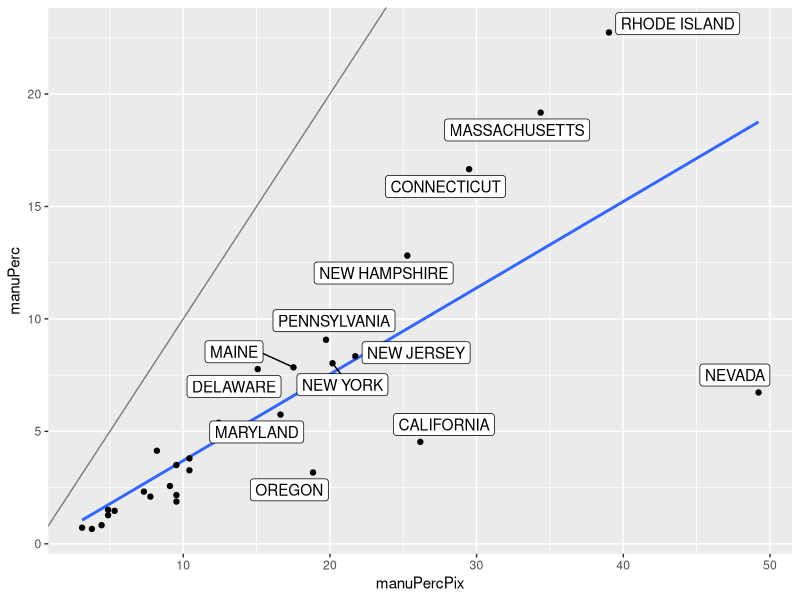
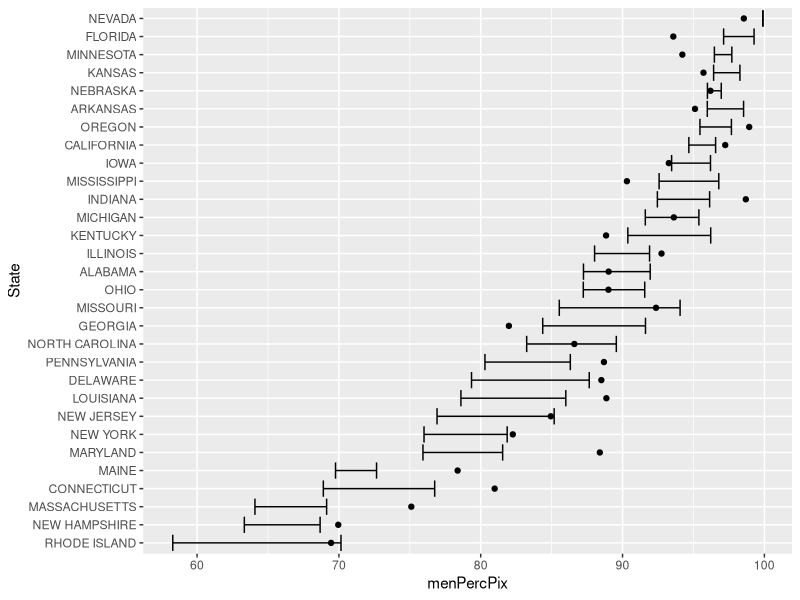
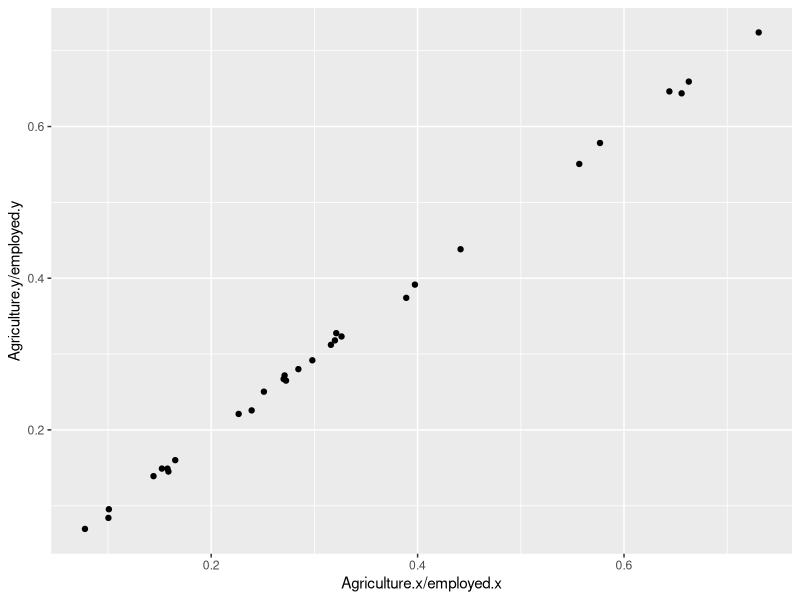
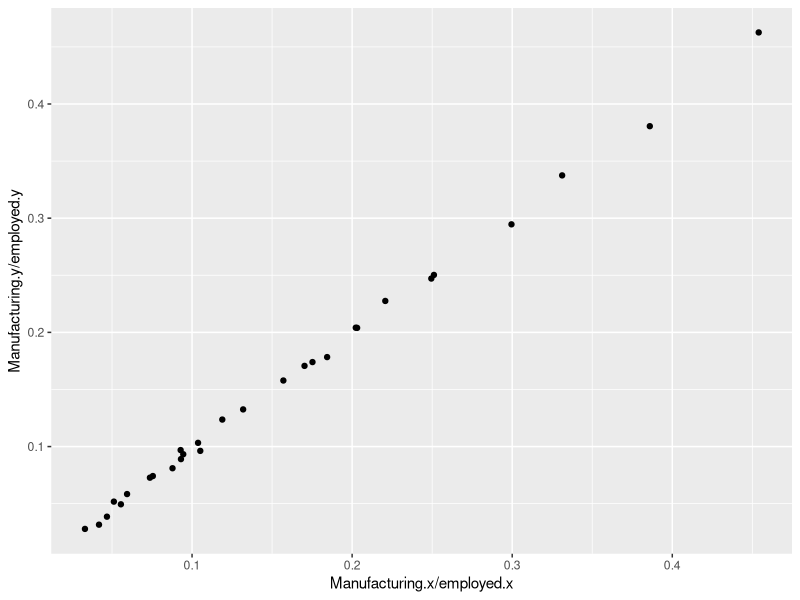
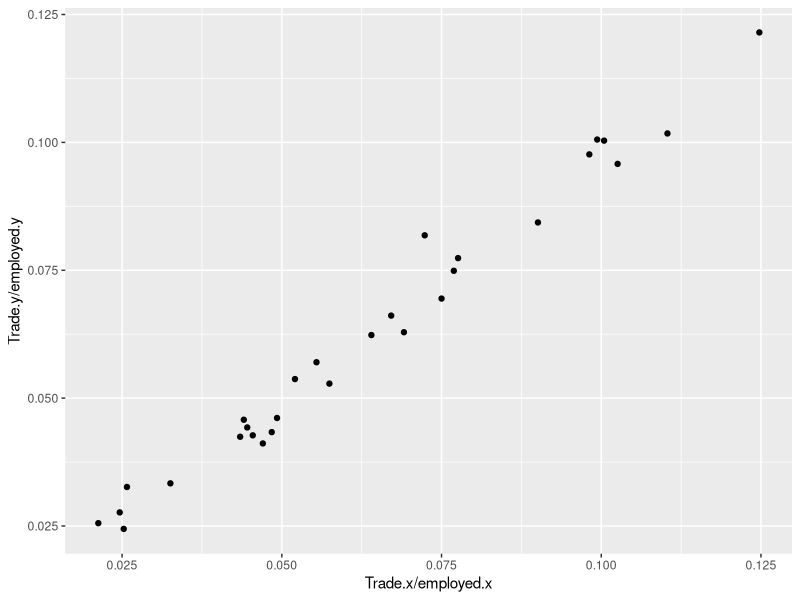
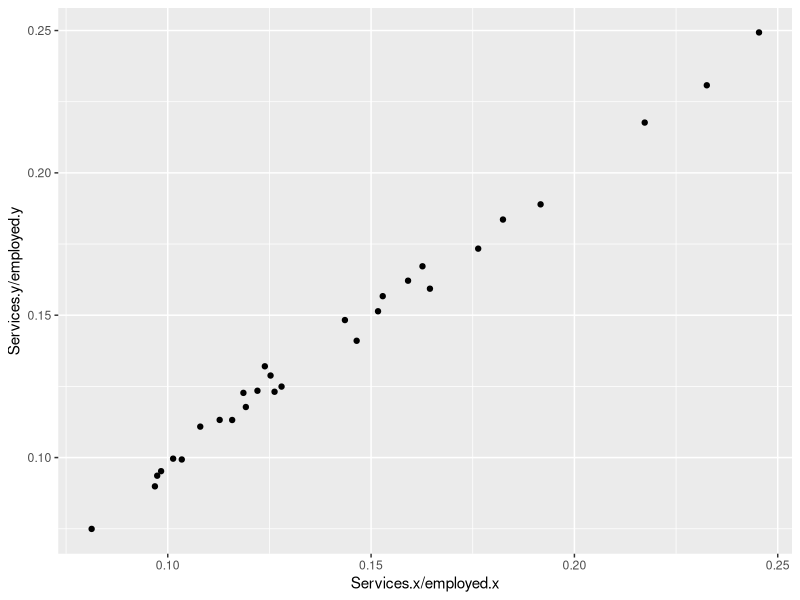
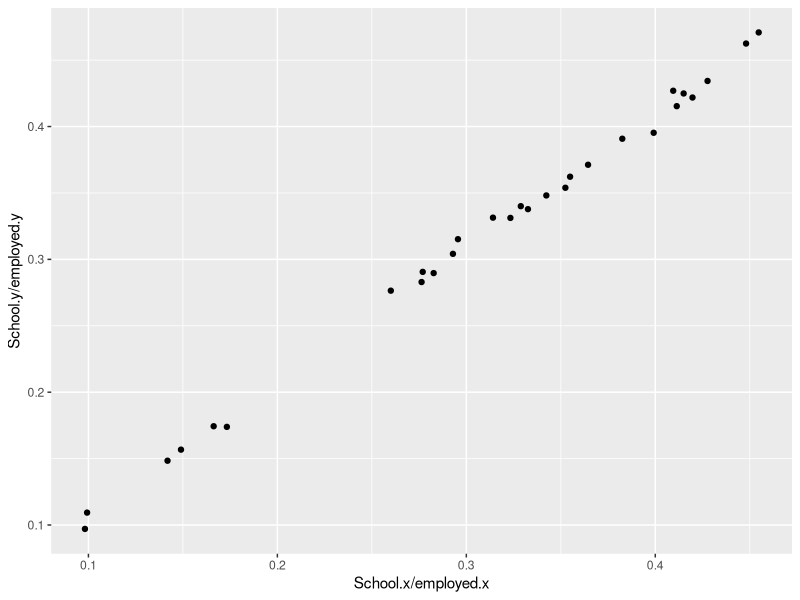
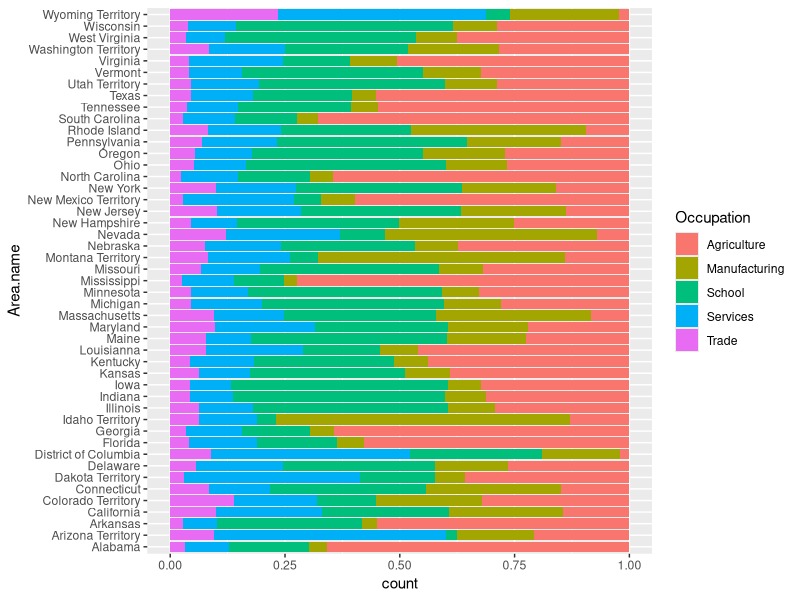

The R script that drew these images, in order:
## ---- chunk 1
knitr::opts_chunk$set(echo = TRUE)
## ---- chunk 2
library(tidyverse)
pixels <- readxl::read_excel("pixel-measurements.xlsx")
glimpse(pixels)
## ---- chunk 3
empl <- read.csv("Data/employment.csv")
## ---- chunk 4
manufacturing <- empl %>% select(
  State, TOTAL.POPULATION,
  TOTAL.HANDS.EMPLOYED.IN.MANUFACTURING,
  MALES.ABOVE.AGE.16.EMPLOYED.IN.MANUFACTURING,
  FEMALES.ABOVE.AGE.16.EMPLOYED.IN.MANUFACTURING,
  YOUTHS.EMPLOYED.IN.MANUFACTURING) 
manufacturing <- manufacturing %>% mutate(
  manuPerc = TOTAL.HANDS.EMPLOYED.IN.MANUFACTURING/TOTAL.POPULATION*100,
  menPerc = MALES.ABOVE.AGE.16.EMPLOYED.IN.MANUFACTURING/TOTAL.HANDS.EMPLOYED.IN.MANUFACTURING * 100,
  womenPerc = FEMALES.ABOVE.AGE.16.EMPLOYED.IN.MANUFACTURING/TOTAL.HANDS.EMPLOYED.IN.MANUFACTURING * 100,
  youthsPerc = YOUTHS.EMPLOYED.IN.MANUFACTURING/TOTAL.HANDS.EMPLOYED.IN.MANUFACTURING * 100
)
## ---- chunk 5
manu_pixel <- pixels %>% select(State, Manufacturing, Mfctr.Male, Mfctr.Female) %>% mutate(
  State=toupper(State),
  manuPercPix = Manufacturing/451*100,
  menPercPix = Mfctr.Male/(Mfctr.Male+Mfctr.Female)*100,
  womenPercPix = Mfctr.Female/(Mfctr.Male+Mfctr.Female)*100
)
  
## ---- chunk 6
combo <- left_join(manu_pixel, manufacturing, by="State")
combo %>% ggplot(aes(x = manuPercPix, y = manuPerc)) + 
  geom_abline(colour = "grey50") +
  geom_smooth(method="lm", se=FALSE) + geom_point() +
  ggrepel::geom_label_repel(aes(label=State), combo %>% filter(manuPercPix >= 15))
## ---- chunk 7
combo %>% mutate(State = reorder(State, menPerc)) %>%
  ggplot(aes(x = menPercPix, y = State)) +
  geom_errorbarh(aes(xmin=menPerc, xmax=menPerc+youthsPerc)) +
  geom_point()
## ---- chunk 8
occupation <- read.csv("Data/occupation.csv")
occupation$State <- as.character(occupation$Area.name)
occupation$employed <- with(occupation, Agriculture+Services+Trade+Manufacturing+School)
pixels2 <- pixels %>% mutate(
  employed = Agriculture+Manufacturing+Trade+Services+School
)

combo2 <- left_join(pixels2, occupation, by="State")
combo2 %>% 
  ggplot(aes(x = Agriculture.x/employed.x, y = Agriculture.y/employed.y)) +
  geom_point()
combo2 %>% 
  ggplot(aes(x = Manufacturing.x/employed.x, y = Manufacturing.y/employed.y)) +
  geom_point()
combo2 %>% 
  ggplot(aes(x = Trade.x/employed.x, y = Trade.y/employed.y)) +
  geom_point()
combo2 %>% 
  ggplot(aes(x = Services.x/employed.x, y = Services.y/employed.y)) +
  geom_point()
combo2 %>% 
  ggplot(aes(x = School.x/employed.x, y = School.y/employed.y)) +
  geom_point()

## ---- chunk 9
occ <- occupation %>% gather(key="Occupation", value="Number", 2:6)
occ %>% 
  ggplot(aes(x = Area.name, weight=Number)) + 
  geom_bar(position="fill", aes(fill=Occupation)) + coord_flip()
